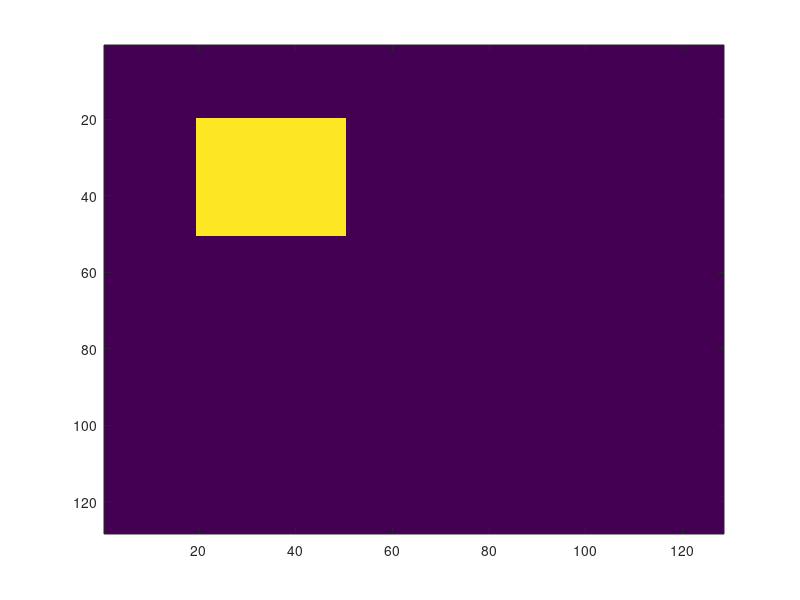

Reproduce this figure in MATLAB. (Note: this script raises an error after producing the figure.)
%%% Calling script

ImageSize = [128, 128];
targetImage = complex(zeros(ImageSize));
targetImage(20:50, 20:50) = 1+1i;
targetImage = (targetImage - mean(targetImage(:)))./std(targetImage(:));

figure(1)
imagesc(abs(targetImage))

% iteration = 0;
% TotalIterations = 100;
% Performance = zeros(1,TotalIterations);

InputField = complex(ones(ImageSize)); % Set up a uniform electric field with a phase of zero hitting the SLM.
SLM = round(rand(ImageSize)*255)*2*pi/255 - pi; 

hologramInput = hologramInputSLM(SLM, InputField);

[ApproxTargetI,Performance] = GSalgorithm(hologramInput,InputField, TotalIterations, targetImage);


figure(2)
imagesc(ApproxTargetI)

figure(3)
plot(Performance)